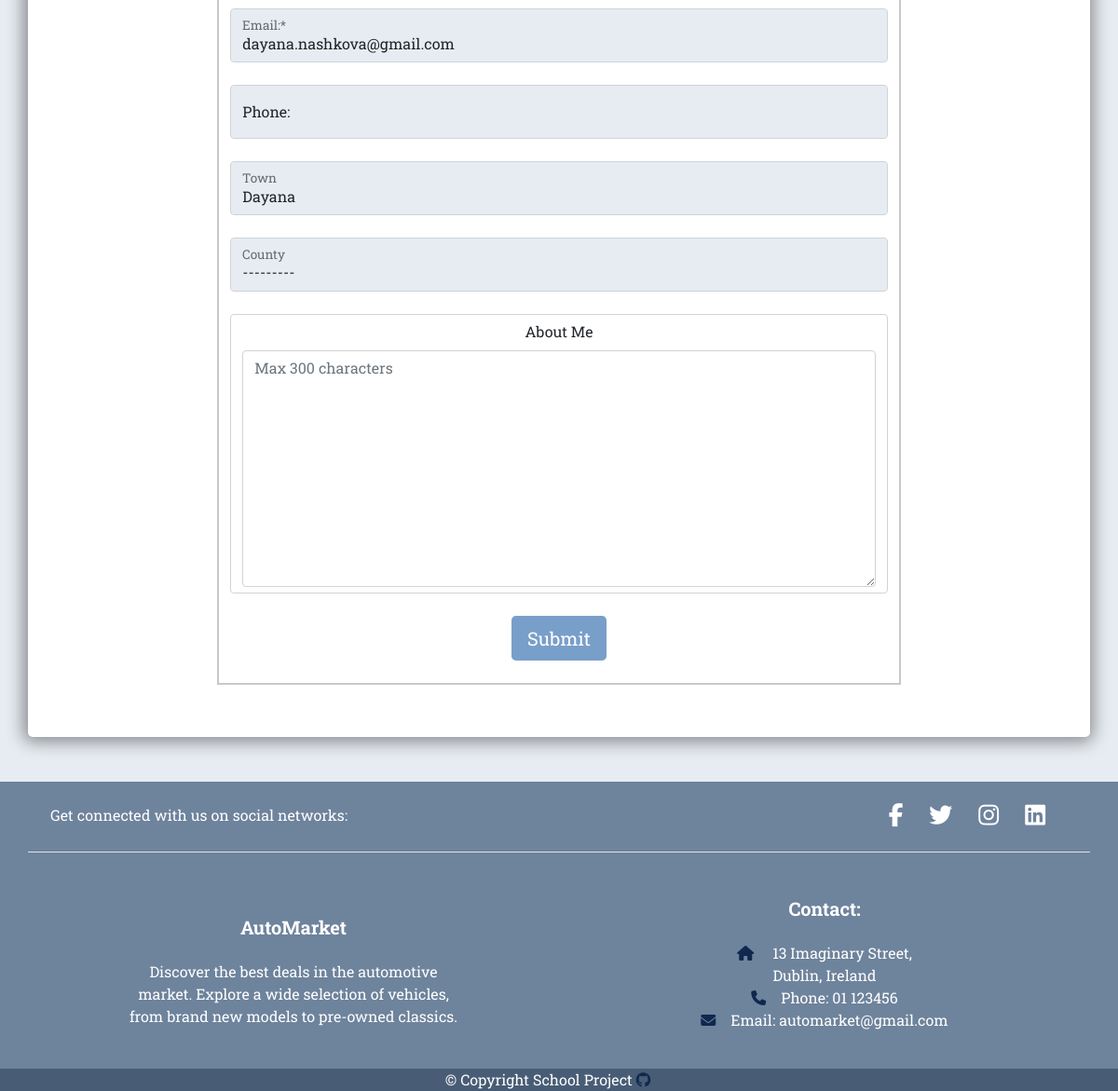
/users/update-profile/ (signed in, lower part), run on an earlier commit of the app's database.
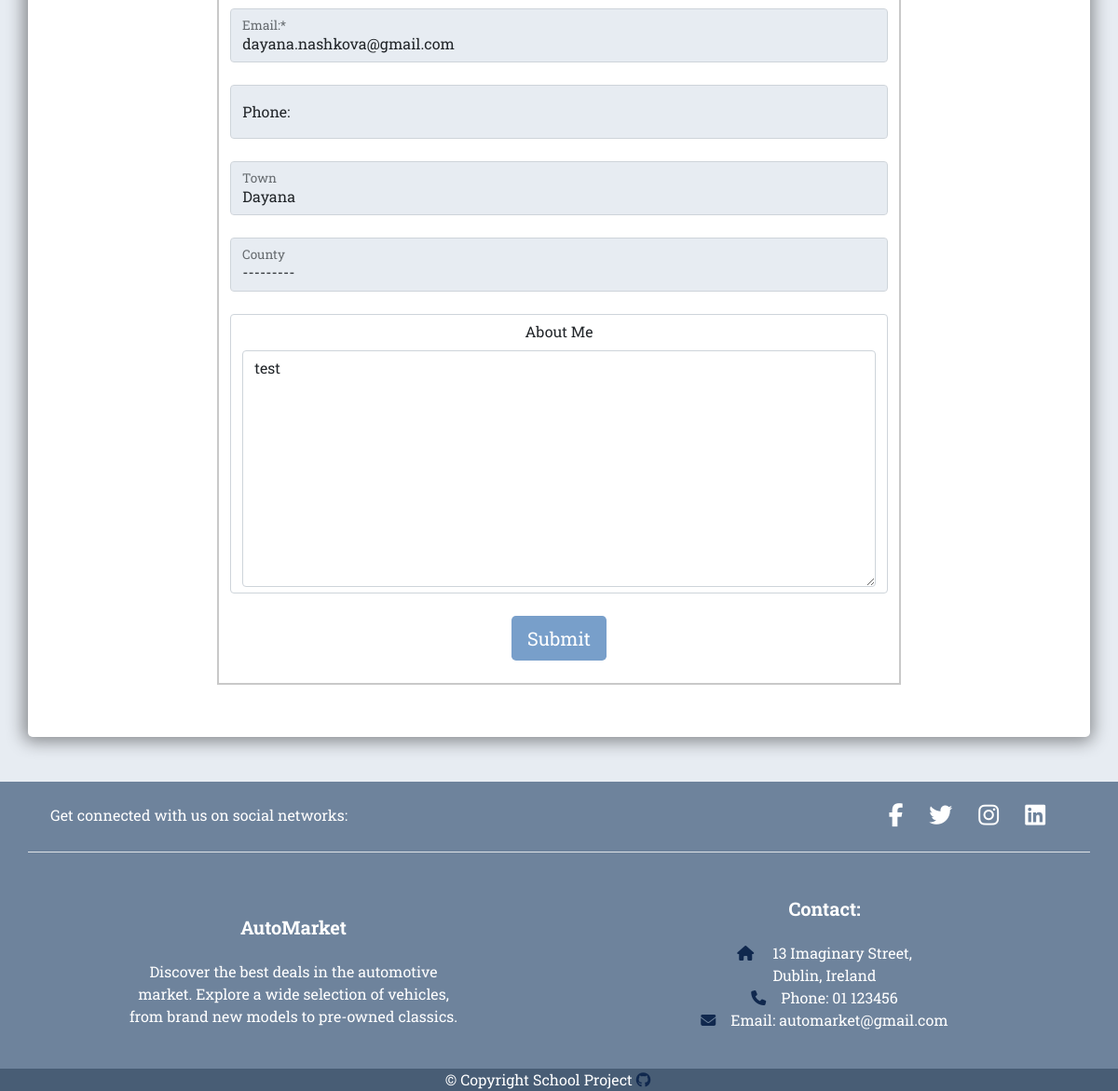
And on a later commit of the database.
### users/models.py (models this page shows, shortened)
class Profile(models.Model):
    user = models.OneToOneField(
        User, on_delete=models.CASCADE, blank=True, null=True)
    username = models.CharField(max_length=200, blank=False, null=True)
    name = models.CharField(max_length=200, blank=False, null=True)
    email = models.EmailField(max_length=300, blank=False, null=True)
    phone = models.CharField(max_length=100, blank=True, null=True)
    town = models.CharField(max_length=100, blank=True, null=True)
    county = models.CharField(max_length=100, choices=choices.COUNTIES)
    profile_image = models.ImageField(
        upload_to='users/', blank=True,
        null=True)
    about_me = models.TextField(blank=True, null=True)
    created = models.DateTimeField(auto_now_add=True)
    id = models.UUIDField(default=uuid.uuid4, unique=True,
                          editable=False, primary_key=True)
    @property
    def profile_img(self):
        if self.profile_image:
            url = self.profile_image.url
        else:
            url = (
                settings.STATIC_URL +
                'images/users/user-default.webp'
            )
        return url

### users/views.py (the view, shortened to what this page needs)
# urls.py: path('update-profile/', views.update_profile, name='update-profile'),
@login_required(login_url='login')
def update_profile(request):
    profile = request.user.profile
    form = ProfileForm(instance=profile)
    context = {
        'form': form,
        'profile': profile
    }
    return render(request, 'users/update_profile.html', context)

### users/forms.py
class ProfileForm(ModelForm):
    class Meta:
        model = Profile
        fields = '__all__'
        exclude = ['created', 'user']

### users/templates/users/update_profile.html (shortened to what this page needs)
{% extends 'base.html' %}
{% load widget_tweaks %}
{% block content %}
<section class="profile">
    <div class="container">
        <div class="row">
            <div class="col-12 mx-auto text-center my-5 p-2 shadow-container">
                <div class="container">
                    <div class="row justify-content-center">
                        <div class="col-12 col-md-8 mb-5 border-container">
                            <form method="POST" action="{% url 'update-profile' %}" class="mt-3" enctype="multipart/form-data">
                                <div class="form-floating mb-4">
                                    {% render_field form.email|add_required_class:"is-required" class="form-control" placeholder=form.email.label %}
                                    <label for="{{ form.email.id_for_label }}" class="form-label">Email:*</label>
                                </div>
                                <div class="form-floating mb-4">
                                    {% render_field form.phone|attr:"pattern:^\d{10}$"|attr:"title:'Please enter a 10-digit phone number'" class="form-control" placeholder=form.phone.label %}
                                    <label for="{{ form.phone.id_for_label }}" class="form-label">Phone:</label>
                                </div>
                                <div class="form-floating mb-4">
                                    {% render_field form.name|add_required_class:"is-required"|attr:"pattern=^[A-Za-z\s\-]+$"|attr:"title:Please enter valid town" class="form-control" placeholder=form.name.label %}
                                    <label for="{{ form.town.id_for_label }}" class="form-label">Town</label>
                                </div>
                                <div class="form-floating mb-4">
                                    {% render_field form.county class="form-control" placeholder=form.county.label %}
                                    <label for="{{ form.county.id_for_label }}" class="form-label">County</label>
                                </div>
                                <div class="form-control mb-4">
                                    <label for="{{ form.about_me.id_for_label }}" class="form-label">About Me</label>
                                    {% render_field form.about_me|attr:"maxlength:300" class="form-control" placeholder='Max 300 characters' %}
                                </div>
                                <button type="submit"
                                    class="btn btn-lg btn-blue text-white btn-block mb-4">Submit</button>
                            </form>
                        </div>
                    </div>
                </div>
            </div>
        </div>
    </div>
</section>
{% endblock content %}

What changed in the data, as far as the page shows it:
changed Profile "dayana.nashkova@gmail.com": about_me (not shown) → "test"
